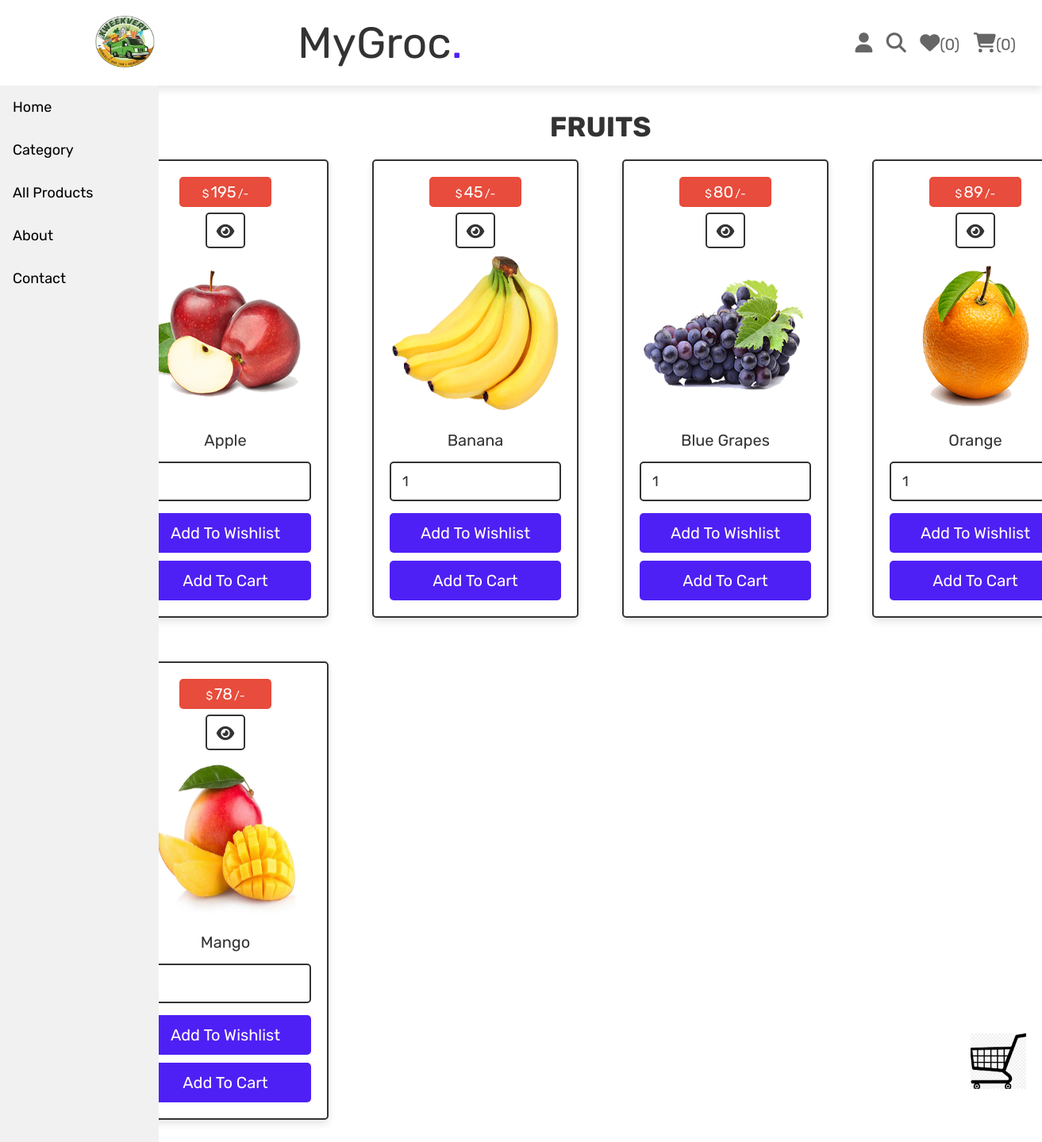
Page /category.php?category=fruits (signed in) on the committed database.
### tables this page shows
CREATE TABLE `products` (
  `id` int(100) NOT NULL,
  `name` varchar(100) NOT NULL,
  `category` varchar(20) NOT NULL,
  `details` varchar(500) NOT NULL,
  `price` int(100) NOT NULL,
  `image` varchar(100) NOT NULL
);

### category.php (the view, shortened to what this page needs)
<?php
@include 'config.php';
?>
<!DOCTYPE html>
<html lang="en">
<head>
   <link rel="stylesheet" href="https://cdnjs.cloudflare.com/ajax/libs/font-awesome/6.1.1/css/all.min.css">
   <link rel="stylesheet" href="css/style.css">
</head>
<body>
<?php include 'header.php'; ?>
<?php include 'sidebar.php'; ?>
<?php include 'floating_button.php'; ?>
<div class = "mainframe">
<section class="products">
   <h1 class="title"><?php echo $_GET['category']; ?></h1>
   <div class="box-container">
   <?php
      $category_name = $_GET['category'];
      $select_products = $conn->prepare("SELECT * FROM `products` WHERE category = ?");
      $select_products->execute([$category_name]);
      if($select_products->rowCount() > 0){
         while($fetch_products = $select_products->fetch(PDO::FETCH_ASSOC)){
   ?>
   <form action="" class="box" method="POST">
      <div class="price">&#36<span><?= $fetch_products['price']; ?></span>/-</div>
      <a href="view_page.php?pid=<?= $fetch_products['id']; ?>" class="fas fa-eye"></a>
      <img src="product_image/<?= $fetch_products['image']; ?>" alt="" width="20" height="200">
      <div class="name"><?= $fetch_products['name']; ?></div>
      <input type="number" min="1" value="1" name="p_qty" class="qty">
      <input type="submit" value="add to wishlist" class="option-btn" name="add_to_wishlist">
      <input type="submit" value="add to cart" class="btn" name="add_to_cart">
   </form>
   <?php
         }
      }else{
         echo '<p class="empty">no products available!</p>';
      }
   ?>
   </div>
</section>
   </div>
</body>
</html>

### header.php (shortened to what this page needs)
<header class="header">
   <div class="flex">
   <div class="logo_img"><a href="home.php"><img src="product_image/logo.png" alt="" width="75" height="65"></a></div>
   <a href="home.php" class="logo">MyGroc<span>.</span></a>
      <div class="icons">
         <div id="user-btn" class="fas fa-user"></div>
         <a href="search_page.php" class="fas fa-search"></a>
         <?php
            $count_cart_items = $conn->prepare("SELECT * FROM `cart` WHERE user_id = ?");
            $count_cart_items->execute([$user_id]);
            $count_wishlist_items = $conn->prepare("SELECT * FROM `wishlist` WHERE user_id = ?");
            $count_wishlist_items->execute([$user_id]);
         ?>
         <a href="wishlist.php"><i class="fas fa-heart"></i><span>(<?= $count_wishlist_items->rowCount(); ?>)</span></a>
         <a href="cart.php"><i class="fas fa-shopping-cart"></i><span>(<?= $count_cart_items->rowCount(); ?>)</span></a>
      </div>
   </div>
</header>

### sidebar.php
<div class="sidebar">
  <a href="home.php">Home</a>
  <a href="category.php?category=fruits">Category</a>
  <a href="shop.php">All Products</a>
  <a href="about.php">About</a>
  <a href="contact.php">Contact</a>
</div>

### floating_button.php (shortened to what this page needs)
<div class="floating_action" onclick="floating_action_toggle();">
    <span><img src="product_image/cart.png" alt="" width="70" height="70"></span>
</div>

### css/style.css (style rules this page uses)
.products .box-container { display:grid; grid-template-columns: repeat(4, 26rem); gap:5.5rem; justify-content: center; align-items: flex-start; }
.products .box-container .box { padding:2rem; text-align: center; border:var(--border); background-color: var(--white); box-shadow: var(--box-shadow); border-radius: .5rem; position:static; }
.products .box-container .box .price { position:static; top:0.8rem; left:2.8rem; padding:0.7rem; margin-left: 5rem; margin-right: 5rem; margin-bottom: 0.7rem; border-radius: .5rem; background-color: var(--red); font-size: 1.4rem; color:var(--white); }
.products .box-container .box .price span { font-size: 2.0rem; color:var(--white); margin:0 .2rem; }
.products .box-container .box .fa-eye { position:static; top:1rem; right:1rem; border-radius: .5rem; margin-bottom: 0.7rem; height: 4.5rem; line-height: 4.3rem; width: 5rem; border:var(--border); color:var(--black); font-size: 2rem; background-color: var(--white); }
.products .box-container .box img { width: 100%; margin-bottom: 1rem; }
.products .box-container .box .name { font-size: 2rem; color:var(--black); padding:1rem 0; }
.products .box-container .box .qty { margin:.5rem 0; border-radius: .5rem; padding:1.2rem 1.4rem; font-size: 1.8rem; color:var(--black); border:var(--border); width: 100%; }
.sidebar { margin: 0; padding: 0; width: 200px; background-color: #f1f1f1; position: fixed; height: 100%; overflow: auto; }
.sidebar a { display: block; color: black; padding: 16px; font-size:large; text-decoration: none; }
div.mainframe { margin-left: 200px; padding: 1px 16px; margin-bottom: 0; height: 100%; }

### css/components.css (style rules this page uses)
:root { --green:#27ae60; --orange:#f39c12; --red:#e74c3c; --black:#333; --light-color:#666; --white:#fff; --blue_variation: #4F20F5 --light-bg:#f6f6f6; --border:.2rem solid var(--black); --box-shadow:0 .5rem 1rem rgba(0,0,0,.1); }
* { font-family: 'Rubik', sans-serif; margin:0; padding:0; box-sizing: border-box; outline: none; border:none; text-decoration: none; color:var(--black); }
body { background-color: var(--light-bg); }
html { font-size: 62.5%; overflow-x: hidden; scroll-behavior: smooth; scroll-padding-top: 6.5rem; }
section { padding:3rem 2rem; max-width: 1200px; margin:0 auto; }
.btn, .delete-btn, .option-btn { display: block; width: 100%; margin-top: 1rem; border-radius: .5rem; color:var(--white); font-size: 2rem; padding:1.3rem 3rem; text-transform: capitalize; cursor: pointer; text-align: center; }
.btn { background-color: #4F20F5; }
.option-btn { background-color: #4F20F5; }
.title { text-align: center; margin-bottom: 2rem; text-transform: uppercase; color:var(--black); font-size: 3.5rem; }
.header { background: var(--white); position: sticky; top:0; left:0; right:0; box-shadow: var(--box-shadow); }
.header .flex { display: flex; align-items: center; justify-content: space-between; padding:2rem; margin-left: 100px; max-width: 1200px; position: relative; }
.header .flex .logo { font-size: 5.5rem; color:var(--black); margin-right:200px; }
.header .flex .logo span { color:#4F20F5; margin-right: 10rem; }
.header .flex .icons > * { font-size: 2.5rem; color:var(--light-color); cursor: pointer; margin-left: 1.5rem; }
.header .flex .icons a span, .header .flex .icons a i { color:var(--light-color); }
.header .flex .icons a span { font-size: 2rem; }
.floating_action { position: fixed; bottom: 80px; right: 30px; width: 50px; height: 50px; background-color:#fff; border-radius: 50%; cursor: pointer; z-index: 10; box-shadow: 0 5px 5px rgba(0,0,0,.1); }
.floating_action span { position: relative; display: flex; justify-content: center; width: 100%; height: 100%; align-items: center; transition: 0.3s ease-in-out; }

### rows in the picture
products: price "195", image (picture), name "Apple"
products: price "45", image (picture), name "Banana"
products: price "80", image (picture), name "Blue Grapes"
products: price "89", image (picture), name "Orange"
products: price "78", image (picture), name "Mango"

### other values in the picture
$count_wishlist_items->rowCount() "0"
$count_cart_items->rowCount() "0"
$_GET['category'] "FRUITS"
